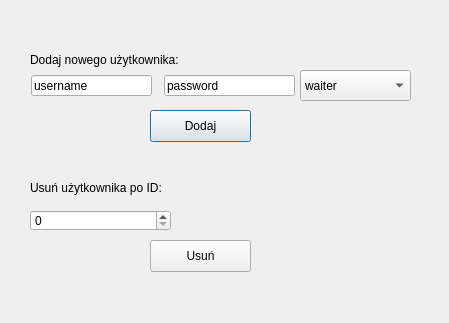
<?xml version="1.0" encoding="UTF-8"?>
<ui version="4.0">
 <class>UserManagementDialog</class>
 <widget class="QDialog" name="UserManagementDialog">
  <property name="geometry">
   <rect>
    <x>0</x>
    <y>0</y>
    <width>449</width>
    <height>323</height>
   </rect>
  </property>
  <property name="windowTitle">
   <string>Dialog</string>
  </property>
  <widget class="QLabel" name="label">
   <property name="geometry">
    <rect>
     <x>30</x>
     <y>50</y>
     <width>191</width>
     <height>20</height>
    </rect>
   </property>
   <property name="text">
    <string>Dodaj nowego użytkownika:</string>
   </property>
  </widget>
  <widget class="QPushButton" name="btnAddUser">
   <property name="geometry">
    <rect>
     <x>150</x>
     <y>110</y>
     <width>101</width>
     <height>32</height>
    </rect>
   </property>
   <property name="text">
    <string>Dodaj</string>
   </property>
  </widget>
  <widget class="QLabel" name="label_2">
   <property name="geometry">
    <rect>
     <x>30</x>
     <y>180</y>
     <width>191</width>
     <height>16</height>
    </rect>
   </property>
   <property name="text">
    <string>Usuń użytkownika po ID:</string>
   </property>
  </widget>
  <widget class="QSpinBox" name="inputDeleteId">
   <property name="geometry">
    <rect>
     <x>30</x>
     <y>210</y>
     <width>141</width>
     <height>21</height>
    </rect>
   </property>
  </widget>
  <widget class="QPushButton" name="btnDeleteUser">
   <property name="geometry">
    <rect>
     <x>150</x>
     <y>240</y>
     <width>101</width>
     <height>32</height>
    </rect>
   </property>
   <property name="text">
    <string>Usuń</string>
   </property>
  </widget>
  <widget class="QComboBox" name="inputRole">
   <property name="geometry">
    <rect>
     <x>300</x>
     <y>70</y>
     <width>111</width>
     <height>31</height>
    </rect>
   </property>
   <item>
    <property name="text">
     <string>waiter</string>
    </property>
   </item>
   <item>
    <property name="text">
     <string>manager</string>
    </property>
   </item>
   <item>
    <property name="text">
     <string>admin</string>
    </property>
   </item>
  </widget>
  <widget class="QLineEdit" name="inputPassword">
   <property name="geometry">
    <rect>
     <x>164</x>
     <y>75</y>
     <width>131</width>
     <height>21</height>
    </rect>
   </property>
   <property name="text">
    <string>password</string>
   </property>
  </widget>
  <widget class="QLineEdit" name="inputUsername">
   <property name="geometry">
    <rect>
     <x>31</x>
     <y>75</y>
     <width>121</width>
     <height>21</height>
    </rect>
   </property>
   <property name="inputMask">
    <string/>
   </property>
   <property name="text">
    <string>username</string>
   </property>
  </widget>
 </widget>
 <resources/>
 <connections/>
</ui>
